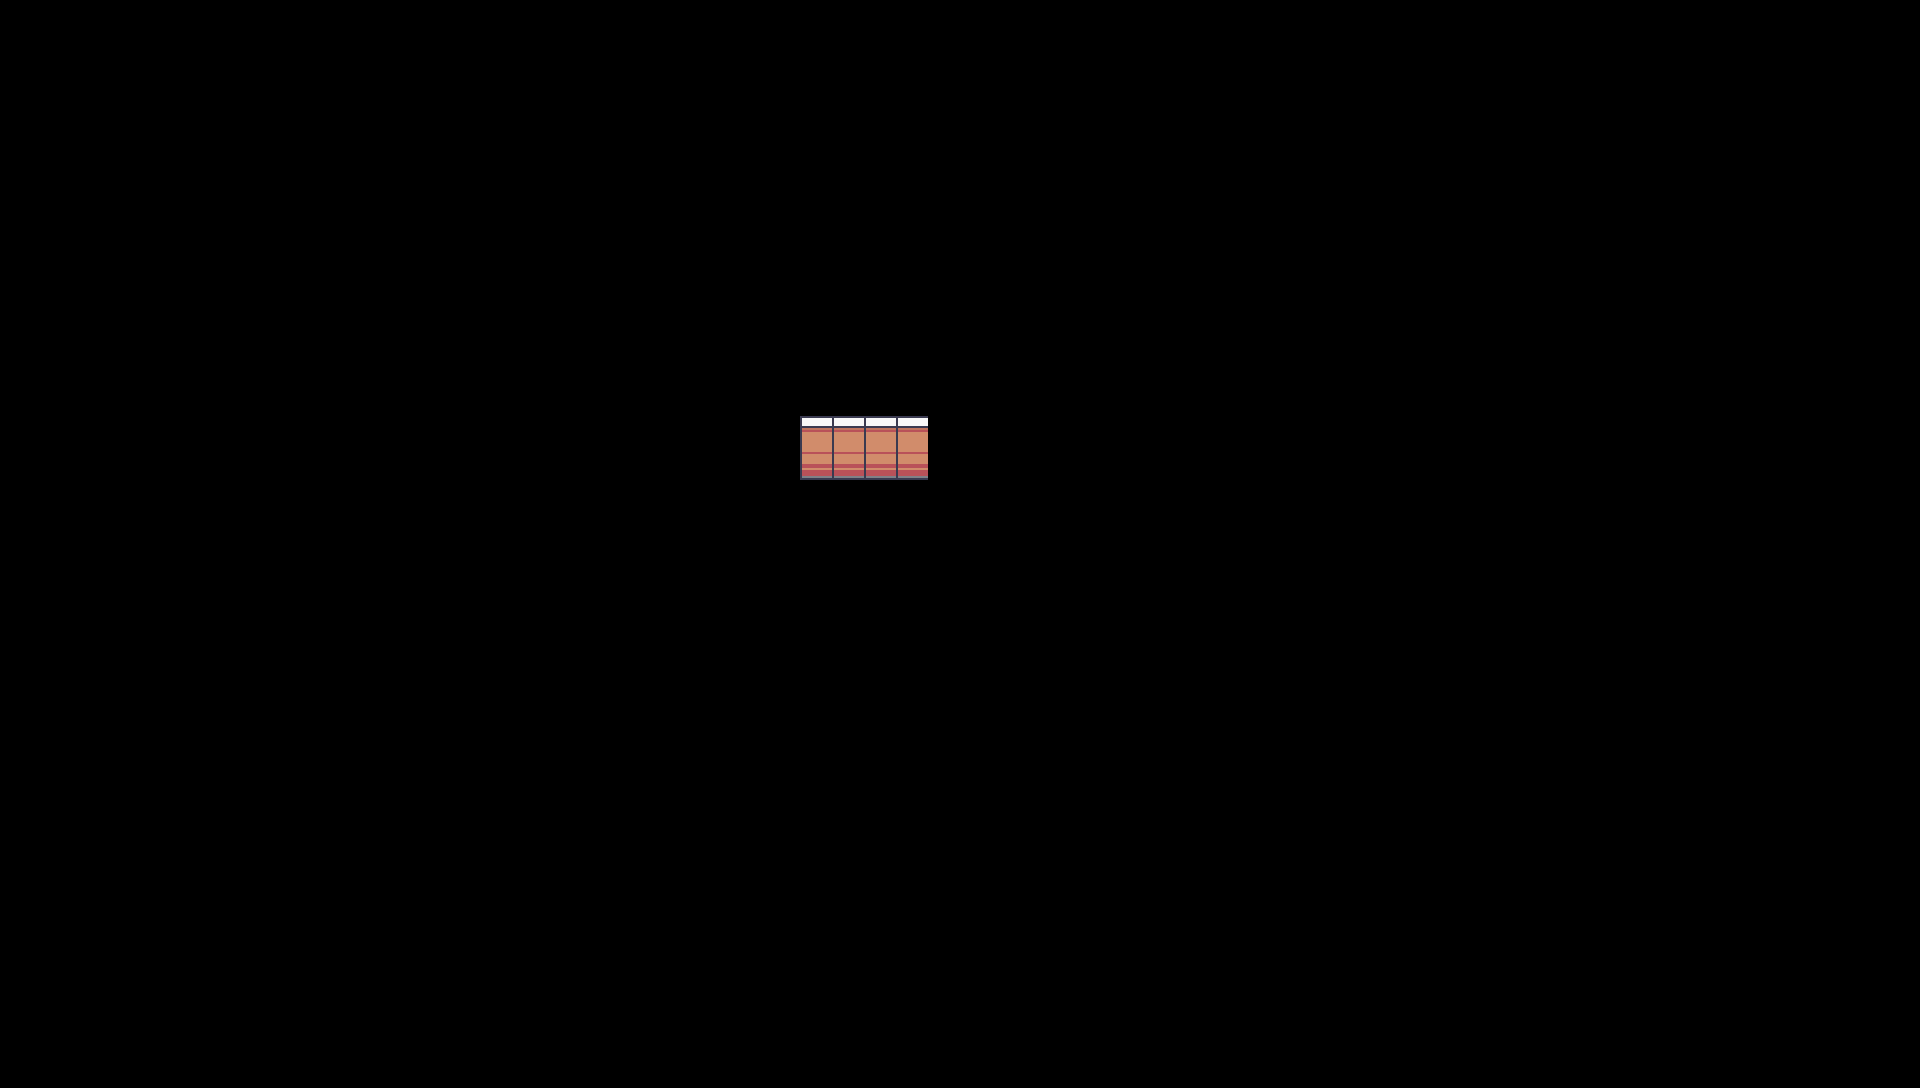

Below is a game level as drawn by its tile map, then a one-line description and the .tmx that defines it (tile-layer data replaced by summaries):
An orthogonal 60x34 tile map with 32x32 px tiles, 4 tile layers (Floor, TopWall, Borders, Furniture), 2 tilesets.

<map version="1.10" tiledversion="1.10.2" orientation="orthogonal" renderorder="right-down" width="60" height="34" tilewidth="32" tileheight="32" infinite="0" nextlayerid="7" nextobjectid="1">
 <tileset firstgid="1" name="TILE" tilewidth="32" tileheight="32" tilecount="1424" columns="16">
  <image source="Interiors_free_32x32.png" width="512" height="2848" />
 </tileset>
 <tileset firstgid="1425" name="WALL" tilewidth="32" tileheight="32" tilecount="391" columns="17">
  <image source="Room_Builder_free_32x32.png" width="544" height="736" />
 </tileset>
 <layer id="2" name="Floor" width="60" height="34">
  <data>[2040 cells, 0 non-empty, 0 distinct tile ids]</data>
 </layer>
 <layer id="5" name="TopWall" width="60" height="34">
  <data>[2040 cells, 8 non-empty, 2 distinct tile ids]</data>
 </layer>
 <layer id="6" name="Borders" width="60" height="34">
  <data>[2040 cells, 0 non-empty, 0 distinct tile ids]</data>
 </layer>
 <layer id="3" name="Furniture" width="60" height="34">
  <data>[2040 cells, 0 non-empty, 0 distinct tile ids]</data>
 </layer>
 <objectgroup id="4" name="Colliders" />
</map>
